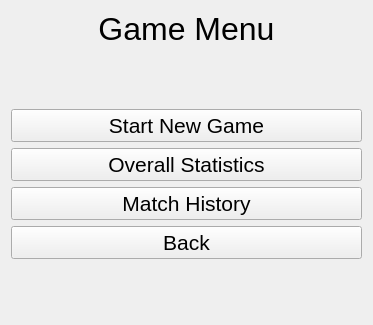
<?xml version="1.0" encoding="UTF-8"?>
<ui version="4.0">
 <class>GameMenuPage</class>
 <widget class="QWidget" name="GameMenuPage">
  <property name="geometry">
   <rect>
    <x>0</x>
    <y>0</y>
    <width>373</width>
    <height>325</height>
   </rect>
  </property>
  <property name="windowTitle">
   <string>Form</string>
  </property>
  <layout class="QGridLayout" name="gridLayout">
   <item row="3" column="0">
    <widget class="QPushButton" name="pushButton_overall_statistics">
     <property name="font">
      <font>
       <pointsize>16</pointsize>
      </font>
     </property>
     <property name="text">
      <string>Overall Statistics</string>
     </property>
    </widget>
   </item>
   <item row="0" column="0">
    <widget class="QLabel" name="label_game_menu">
     <property name="font">
      <font>
       <pointsize>24</pointsize>
      </font>
     </property>
     <property name="text">
      <string>Game Menu</string>
     </property>
     <property name="alignment">
      <set>Qt::AlignmentFlag::AlignCenter</set>
     </property>
    </widget>
   </item>
   <item row="2" column="0">
    <widget class="QPushButton" name="pushButton_start_new_game">
     <property name="font">
      <font>
       <pointsize>16</pointsize>
      </font>
     </property>
     <property name="text">
      <string>Start New Game</string>
     </property>
    </widget>
   </item>
   <item row="5" column="0">
    <widget class="QPushButton" name="pushButton_back">
     <property name="font">
      <font>
       <pointsize>16</pointsize>
      </font>
     </property>
     <property name="text">
      <string>Back</string>
     </property>
    </widget>
   </item>
   <item row="4" column="0">
    <widget class="QPushButton" name="pushButton_match_history">
     <property name="font">
      <font>
       <pointsize>16</pointsize>
      </font>
     </property>
     <property name="text">
      <string>Match History</string>
     </property>
    </widget>
   </item>
   <item row="1" column="0">
    <spacer name="verticalSpacer">
     <property name="orientation">
      <enum>Qt::Orientation::Vertical</enum>
     </property>
     <property name="sizeHint" stdset="0">
      <size>
       <width>20</width>
       <height>40</height>
      </size>
     </property>
    </spacer>
   </item>
   <item row="6" column="0">
    <spacer name="verticalSpacer_2">
     <property name="orientation">
      <enum>Qt::Orientation::Vertical</enum>
     </property>
     <property name="sizeHint" stdset="0">
      <size>
       <width>20</width>
       <height>40</height>
      </size>
     </property>
    </spacer>
   </item>
  </layout>
 </widget>
 <tabstops>
  <tabstop>pushButton_start_new_game</tabstop>
  <tabstop>pushButton_overall_statistics</tabstop>
  <tabstop>pushButton_match_history</tabstop>
  <tabstop>pushButton_back</tabstop>
 </tabstops>
 <resources/>
 <connections/>
</ui>
